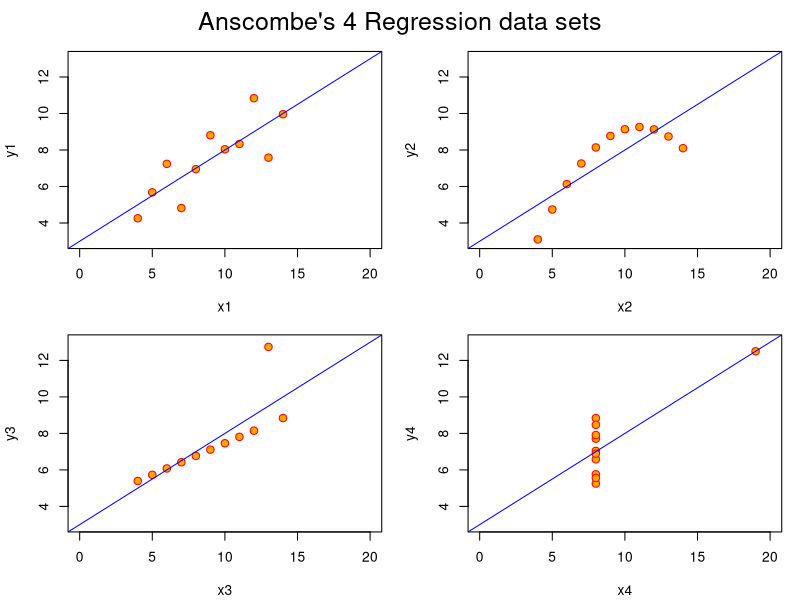

Write R code to recreate this figure.
# based on: http://pbil.univ-lyon1.fr/library/base/html/anscombe.html
# extracted and adapted on 1/6/09


##-- now some "magic" to do the 4 regressions in a loop: 
ff <- y ~ x 
for(i in 1:4) 
{ 
  ff[2:3] <- lapply(paste(c("y","x"), i, sep=""), as.name) 
  ## or ff[[2]] <- as.name(paste("y", i, sep="")) 
  ## ff[[3]] <- as.name(paste("x", i, sep="")) 
  assign(paste("lm.",i,sep=""), lmi <- lm(ff, data= anscombe)) 
  ## print(anova(lmi)) 
} 


## See how close they are (numerically!) 
sapply(objects(pat="lm.[1-4]$"), function(n) coef(get(n))) 
lapply(objects(pat="lm.[1-4]$"), function(n) summary(get(n))$coef) 


## Now, do what you should have done in the first place: PLOTS 
op <- par(mfrow=c(2,2), mar=.1+c(4,4,1,1), oma= c(0,0,2,0)) 
for(i in 1:4) 
{ 
  ff[2:3] <- lapply(paste(c("y","x"), i, sep=""), as.name) 
  plot(ff, data =anscombe, col="red", pch=21, bg = "orange", cex = 1.2, xlim=c(0,20), ylim=c(3,13)) 
  abline(get(paste("lm.",i,sep="")), col="blue") 
} 
mtext("Anscombe's 4 Regression data sets", outer = TRUE, cex=1.5) 
par(op) 
